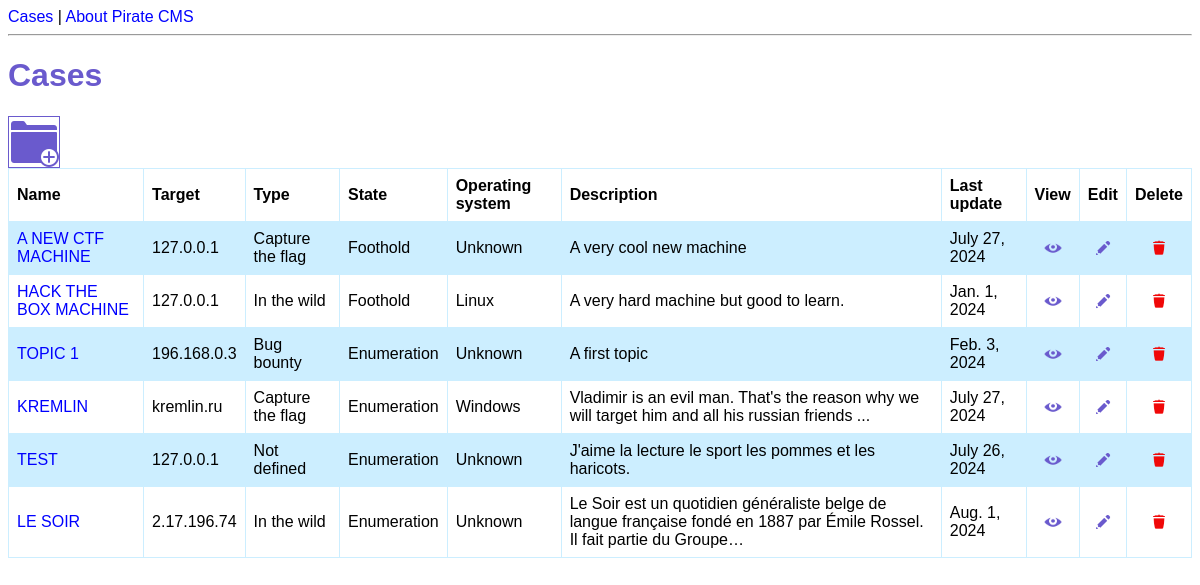
Page /cases/ on the earlier database version.
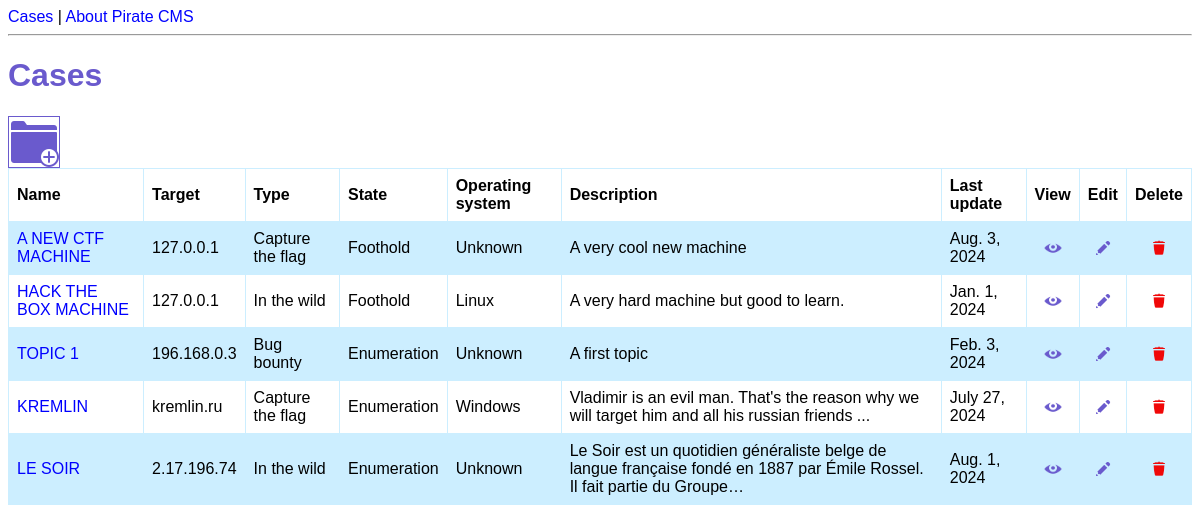
Same page on the later database version.
### cms/models.py (models this page shows, shortened)
class Case(models.Model):
    class State(models.TextChoices):
        ENUMERATION = 'Enumeration'
        FOOTHOLD = 'Foothold'
        PRIVESC = 'Privilege escalation'
        ROOTED = 'Rooted'
    class OperatingSystem(models.TextChoices):
        UNKNOWN = 'Unknown'
        LINUX = 'Linux'
        WINDOWS = 'Windows'
    class TypeTarget(models.TextChoices):
        CAPTURE_THE_FLAG = 'Capture the flag'
        BUG_BOUNTY = 'Bug bounty'
        IN_THE_WILD = 'In the wild'
        NOT_DEFINED = 'Not defined'
    name = models.fields.CharField(max_length=250, null=True)
    webpage = models.fields.URLField(null=True, blank=True)
    address = models.fields.CharField(max_length=250, null=True)
    description = models.fields.CharField(max_length=1000, null=True, blank=True)
    state = models.fields.CharField(choices=State.choices, max_length=20, default="Enumeration")
    OS = models.fields.CharField(choices=OperatingSystem.choices, max_length=10, default="Unknown")
    last_update = models.fields.DateField(null=True, default=date.today())
    type_of_target = models.fields.CharField(choices=TypeTarget.choices, max_length=20, default='Not defined')

### cms/views.py (the view)
# urls.py: path('cases/', views.cases_list, name='cases-list'),
def cases_list(request):
    cases = Case.objects.all()
    return render(request, 'cms/cases.html', {'cases': cases})

### cms/templates/cms/cases.html (shortened to what this page needs)
{% extends 'cms/base.html' %}
{% load static %}
{% block content %}
<h1>Cases</h1>
<a href="{% url 'case-create' %}">
    <img src="{% static 'cms/newCase_icon.png' %}" class="big_icons" title="Create a new case">
</a>
<table>
    <tr>
        <th>Name</th>
        <th>Target</th>
        <th>Type</th>
        <th>State</th>
        <th>Operating system</th>
        <th>Description</th>
        <th>Last update</th>
        <th style="text-align: center;">View</th>
        <th style="text-align: center;">Edit</th>
        <th style="text-align: center;"> Delete</th>
    </tr>
    {% for case in cases %}
    <tr>
        <td><a href="{% url 'case-detail' case.id %}" title="View details">{{ case.name|upper }}</a></td>
        <td>{{ case.address }}</td>
        <td>{{ case.type_of_target }}</td>
        <td>{{ case.state }}</td>
        <td>{{ case.OS }}</td>
        <td>{{ case.description|truncatechars:120 }}</td>
        <td>{{ case.last_update }}</td>
        <td style="text-align: center;">
            <a href="{% url 'case-detail' case.id %}">
                <img  src="{% static 'cms/view_icon.png' %}" width="18" height="18" title="View details">
            </a>
        </td>
        <td style="text-align: center;">
            <a href="{% url 'case-update' case.id %}">
                <img src="{% static 'cms/edit_icon.png' %}" width="18" height="18" title="Edit">
            </a>
        </td>
        <td style="text-align: center;">
            <a href="{% url 'case-delete' case.id %}">
                <img src="{% static 'cms/delete_icon.png' %}" width="18" height="18" title="Delete">
            </a>
        </td>
    </tr>
    {% endfor %}
</table>
{% endblock %}

Differences in the rows shown:
removed Case: name "TEST", address "127.0.0.1", type_of_target "Not defined", state "Enumeration", OS "Unknown", description "J'aime la lecture le sport les pommes et les haricots.", last_update "July 26, 2024"
changed Case "A NEW CTF MACHINE": last_update "July 27, 2024" → "Aug. 3, 2024"
